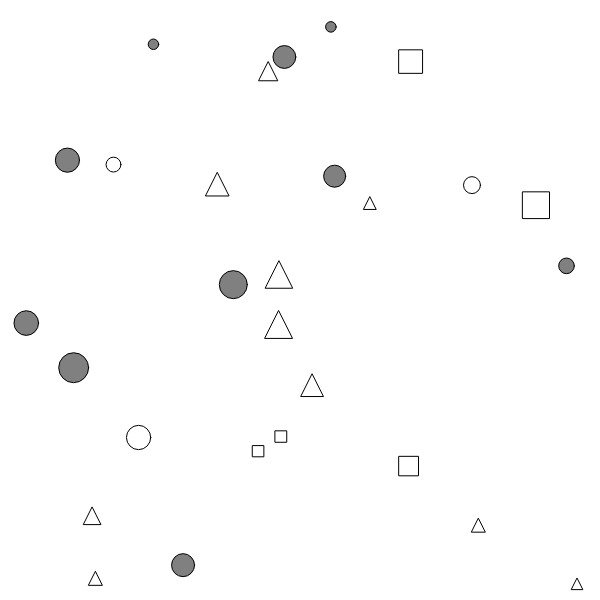
Frame 1 (no input)
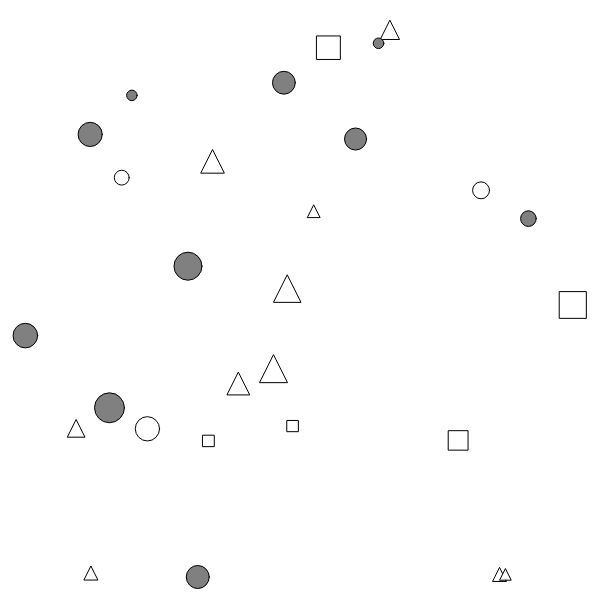
Frame 60 (no input)
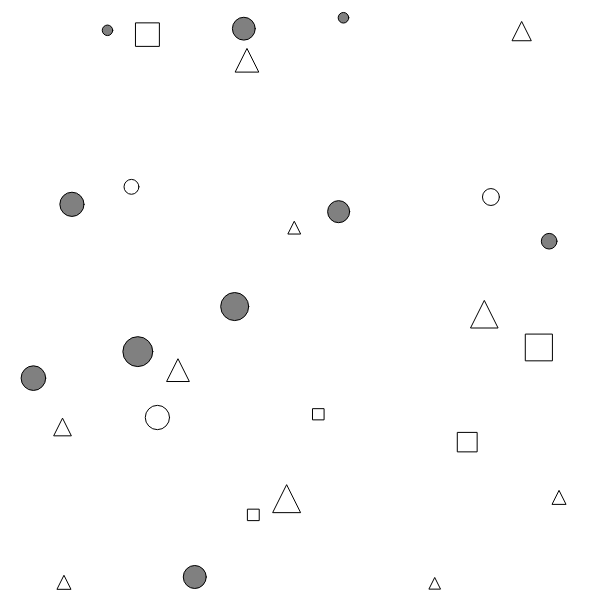
Frame 120 (the mouse pressed at the canvas centre since frame 60)

The p5.js sketch that drew these frames (run headless with seeded random() and noise() and a simulated clock; from frame 60 on, the mouse is pressed at the canvas centre):

// p5.js sketch
// ── sketch.js
let entities;

function setup() {
  createCanvas(600, 600);
  entities = new Entities();
  entities.createPopulation(3, Rabbit);
  entities.createPopulation(5, Fish);
  entities.createPopulation(10, Mosquito);
  entities.createPopulation(10, Bee);

}

function draw() {
  background(255);
  entities.update();
  entities.render();
}
// ── creatures.js
const minDefaultSize = 10;
const maxDefaultSize = 30;

class Creature {
  constructor(sizeRange = null, x = null, y = null, topSpeed = 10) {
    if (!sizeRange) {
      sizeRange = createVector(minDefaultSize, maxDefaultSize);
    }
    this.size = random(sizeRange.x, sizeRange.y);
    if (!x){
      x = random(this.size, width - this.size);
    }
    if (!y) {
      y = random(this.size, height - this.size);
    }
    
    this.position = createVector(x, y);
    this.velocity = p5.Vector.random2D().mult(0.2);
    this.acceleration = createVector(0, 0);
    this.topSpeed = topSpeed;
    this.time = p5.Vector.random2D().mult(100000);
    this.timeChange = 0.01;
  }
  
  updateTime() {
    this.time.x += this.timeChange;
    this.time.y += this.timeChange;
  }
  
  update() {
    this.position.add(this.velocity);
    this.checkBorders();
    this.velocity.add(this.acceleration);
    this.velocity.limit(this.topSpeed);
    this.updateAcceleration();
    this.updateTime();
  }
  
  restrainVector(vec) {
    vec.x = Math.min(vec.x, width - this.size);
    vec.x = Math.max(vec.x, this.size);
    vec.y = Math.min(vec.y, height - this.size);
    vec.y = Math.max(vec.y, this.size);
  }
  
  checkBorders() {
    if(this.position.x <= this.size || this.position.x >= width - this.size || this.position.y <= this.size || this.position.y >= height - this.size) {
      this.velocity = createVector(0,0);
    }
    
    this.restrainVector(this.position);
  }
}

class Fish extends Creature {
  constructor() {
    super(null, null, null, 30);
  }
  
  render() {
    fill(255);
    rectMode(CENTER);
    rect(this.position.x, this.position.y, this.size, this.size);
  }
  
  updateAcceleration() {
    this.acceleration = p5.Vector.random2D();
    if(random() > 0.95){
      this.acceleration.mult(100);
    }
    if(random() > 0.98) {
      this.velocity = p5.Vector.random2D();
    }
    this.acceleration.mult(0.02);
  }
}

class Rabbit extends Creature {
  constructor() {
    super();
  }
  
  updateAcceleration() {
    this.acceleration = p5.Vector.random2D();
    if(sin(this.time.x) > 0.99) {
      this.acceleration.mult(5);
    }
    this.acceleration.mult(0.02);
  }
  
  render () {
    fill(255);
    circle(this.position.x, this.position.y, this.size);
  }
}

class Mosquito extends Creature {
  constructor() {
    super();
  }
  
  updateAcceleration(){
    if(random() > 0.9){
      this.acceleration = p5.Vector.random2D();
    }
    else {
      this.acceleration = p5.Vector.mult(this.velocity, -0.01)
    }
  }
  
  render () {
    fill(255);
    triangle(this.position.x - this.size/2, this.position.y + this.size*1/3, this.position.x, this.position.y - this.size*2/3, this.position.x + this.size/2, this.position.y + this.size*1/3)
  }
}

class Bee extends Creature {
  constructor() {
    super(null, null, null, 30);
    this.window = 30;

    this.findNewTarget();
  }
  
  findNewTarget() {
    this.target = createVector(
      random(
        min(width - this.size, this.position.x - this.window),
        max(this.size, this.position.x + this.window)),
      random(
        min(height - this.size, this.position.y - this.window),
        max(this.size, this.position.y + this.window)
      ));
    this.restrainVector(this.target);
  }
  
  updateAcceleration() {
    let direction = p5.Vector.sub(this.target, this.position);
    if (direction.mag() <= 5){
      this.findNewTarget();
    }
    this.acceleration = direction.normalize().mult(0.05);
  }
  
  render () {
    fill(128);
    circle(this.position.x, this.position.y, this.size);
  }
}
// ── entities.js
class Entities {
  constructor() {
    this.populations = new Array(10);
    this.numPopulations = 0;
  }
  
  update(){
    for(let i = 0; i < this.numPopulations; i++){
      this.populations[i].update();
    }
  }
  
  render(){
    for(let i = 0; i < this.numPopulations; i++){
      this.populations[i].render();
    }
  }
  
  createPopulation(populationSize, classType) {
    this.populations[this.numPopulations] = new Population(populationSize, classType);
    this.numPopulations++;
}
  
  
}


// ── population.js
class Population {
  constructor(num_creatures, classType) {
    this.num_creatures = num_creatures;
    this.creatures = new Array(num_creatures);
    for(let i = 0; i < num_creatures; i++){
      this.creatures[i] = new classType();
    }
  }
  
  update(){
    for(let i = 0; i < this.num_creatures; i++){
      this.creatures[i].update();
    }
  }
  
  render(){
    for(let i = 0; i < this.num_creatures; i++){
      this.creatures[i].render();
    }
  }
}
